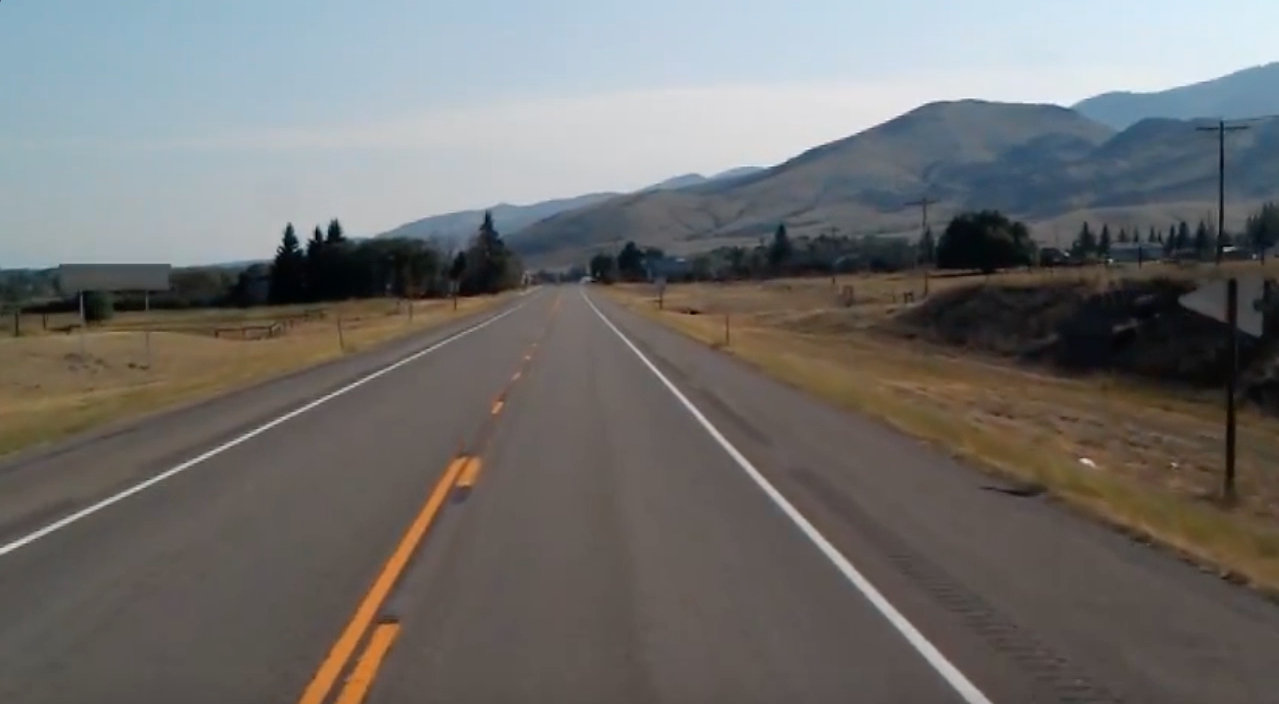
#> input picture Image-Processing-Lab-08-Huy/input/image1.jpg, 1279 x 704 px
$ python exercise01.py
#> lines starting #> are read from the running program, lines starting #| are printed output that depends on the picture; pictures that were not available may be replaced by others from this repository, and a replacement may not be noted
import cv2
import numpy as np
import matplotlib.pyplot as plt

path_source = r'input/'

image = cv2.imread(path_source + r'image1.jpg')
#> image is the input picture: shape (704, 1279, 3); mean B, G, R 109.7, 111.3, 112.3
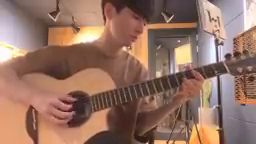
#> input picture frame 308 of Image-Processing-Lab-03-Huy/my_cam.mp4, 256 x 144 px, given in place of test2.mp4, which was not available
#> further down, frame is the input picture: shape (144, 256, 3); mean B, G, R 99.5, 114.3, 149.3


def canny(image):
    gray = cv2.cvtColor(image, cv2.COLOR_BGR2GRAY)
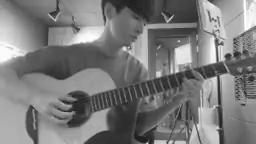
#> gray: shape (144, 256); min 25, max 255, mean 123.1

    blur = cv2.GaussianBlur(gray, (5, 5), 0)
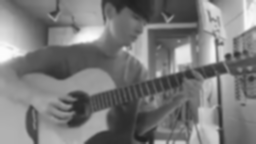
#> blur: shape (144, 256); min 32, max 252, mean 123.1

    canny = cv2.Canny(blur, 50, 150)
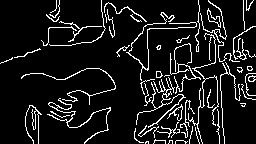
#> canny: shape (144, 256); 10% white in thin lines or dots
    return canny


def region_of_interest(image):
    height = image.shape[0]
#> height = 144
    polygons = np.array([
        [(200, height), (1100, height), (550, 250)]
    ])
#> polygons = [[200, 144], [1100, 144], [550, 250]]
    mask = np.zeros_like(image)
    cv2.fillPoly(mask, polygons, 255)
#> mask: shape (144, 256); every value is 0
    masked_image = cv2.bitwise_and(image, mask)
    return masked_image


def display_lines(image, lines):
    line_image = np.zeros_like(image)
    if lines is not None:
        for x1, y1, x2, y2 in lines:
            cv2.line(line_image, (x1, y1), (x2, y2), (255, 255, 0), 10)
    return line_image


def make_coordinates(image, line_parameters):
    # [4 lines of commented-out code are left out]
    slope, intercept = line_parameters
    y1 = image.shape[0]
    y2 = int(y1*(3/5))
    x1 = int((y1 - intercept)/slope)
    x2 = int((y2 - intercept)/slope)
    return np.array([x1, y1, x2, y2])


def average_slope_intercept(image, lines):
    left_fit = []
    right_fit = []
    for line in lines:
        x1, y1, x2, y2 = line.reshape(4)
        parameters = np.polyfit((x1, x2), (y1, y2), 1)
        slope = parameters[0]
        intercept = parameters[1]
        if slope < 0:
            left_fit.append((slope, intercept))
        else:
            right_fit.append((slope, intercept))
    # print ('left', left_fit)
    # print ('right', right_fit)
    left_fit_average = np.array(np.average(left_fit, axis=0))
    right_fit_average = np.array(np.average(right_fit, axis=0))
    # [4 lines of commented-out code are left out]
    if (len(left_fit) != 0):
        left_line = make_coordinates(image, left_fit_average)
    else:
        left_line = np.array([0, 0, 0, 0])
    if (len(right_fit) != 0):
        right_line = make_coordinates(image, right_fit_average)
    else:
        right_line = np.array([0, 0, 0, 0])
    return np.array([left_line, right_line])

# [13 lines of commented-out code are left out]


cap = cv2.VideoCapture(path_source + r'test2.mp4')
frame_width = int(cap.get(3))
frame_height = int(cap.get(4))
fps = cap.get(cv2.CAP_PROP_FPS)

out = cv2.VideoWriter('Output/exercise01.avi', cv2.VideoWriter_fourcc(
    'M', 'J', 'P', 'G'), fps, (frame_width, frame_height))

while(cap.isOpened()):
    _, frame = cap.read()
    canny_image = canny(frame)
    cropped_image = region_of_interest(canny_image)
    lines = cv2.HoughLinesP(cropped_image, 2, np.pi/180,
                            100, np.array([]), minLineLength=40, maxLineGap=5)
#> lines = None
    # print ('Lines:', lines)
#> (the run stopped early here; a loop or call above may not have finished)
